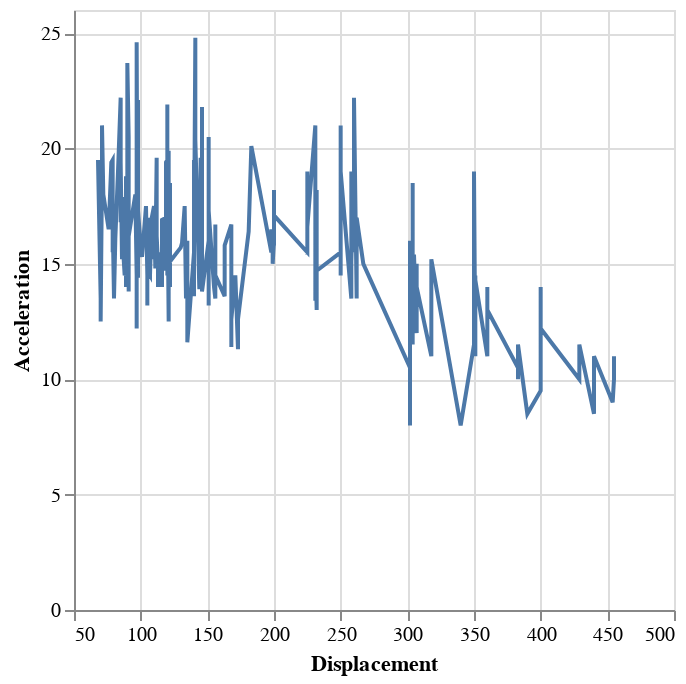

The notebook cell this image was saved under:
### Code cell
lineplot(df,x_col =:Displacement,y_col=:Acceleration)

### Figure 1 — Vega-Lite specification as saved in the notebook (floating-point values rounded to 4 significant figures; data arrays with more than 128 entries replaced by an {"elided": "..."} marker saying what was removed)
{"data": {"values": {"elided": "406 records"}}, "encoding": {"x": {"field": "Displacement", "type": "quantitative"}, "y": {"field": "Acceleration", "type": "quantitative"}}, "mark": "line"}
